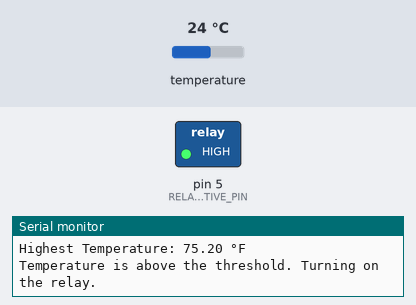
Simulated run of this sketch. Board: Arduino Uno, built with avr-gcc and run on an emulated ATmega328P. On the bench: switched loads named in the sketch (green lamp = pin HIGH), the last lines printed to the serial monitor. The inputs (shaded band) are chosen by the test bench; at power-on: temperature 24 °C.

Above: at 1.8 s.
1.9 s: temperature set to 22 °C
3.4 s: temperature set to 20.6 °C
At 5.2 s:
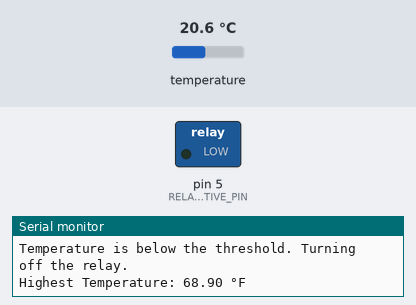
5.6 s: temperature set to 28 °C
At 6.8 s:
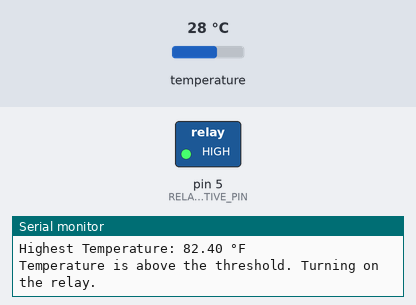
7.7 s: temperature set to 12 °C
At 9.6 s:
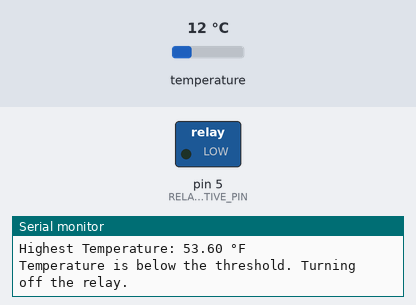
Timing chart, 0 to 10.7 s (numbered marks = the images above; inputs shaded):
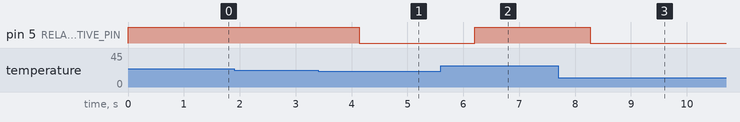

The sketch:

sarajordanmay3.ino
```cpp
#include <Wire.h>
#include <Adafruit_AMG88xx.h>

#define RELAY_POSITIVE_PIN 5  // Positive pin of the relay

Adafruit_AMG88xx amg;

const float TEMPERATURE_THRESHOLD = 70;  // Temperature threshold to trigger relay (in °F)

void setup() {
  Serial.begin(9600);

  // Initialize the AMG8833 sensor
  bool status = amg.begin();
  if (!status) {
    Serial.println("Could not find a valid AMG88xx sensor, check wiring!");
    while (1);
  }

  pinMode(RELAY_POSITIVE_PIN, OUTPUT);
}

void loop() {
  // Read the temperature data from the sensor
  float pixels[AMG88xx_PIXEL_ARRAY_SIZE];
  amg.readPixels(pixels);

  // Find the highest temperature
  float highestTemp = -273.15;  // Initialize to absolute zero
  for (int i = 0; i < AMG88xx_PIXEL_ARRAY_SIZE; i++) {
    if (pixels[i] > highestTemp) {
      highestTemp = pixels[i];
      highestTemp = highestTemp*(9.0/5.0)+32;
    }
  }

  // Print the highest temperature
  Serial.print("Highest Temperature: ");
  Serial.print(highestTemp);
  Serial.println(" °F");

  // Check if the highest temperature exceeds the threshold
  if (highestTemp > TEMPERATURE_THRESHOLD) {
    // Turn on the relay by setting the positive pin to LOW
    digitalWrite(RELAY_POSITIVE_PIN, HIGH);
    Serial.println("Temperature is above the threshold. Turning on the relay.");
  } else {
    // Turn off the relay by setting the positive pin to HIGH
    digitalWrite(RELAY_POSITIVE_PIN, LOW);
    Serial.println("Temperature is below the threshold. Turning off the relay.");
  }

  delay(1000); // Wait for a short time before taking the next reading
}
```

Measured:
- the behaviour switches between 21.2 and 21.1 °C on temperature (found by bisection; images 0 and 1)
- after the input at 3.4 s, pin 5 (RELAY_POSITIVE_PIN): HIGH → LOW after 0.74 s
- after the input at 5.6 s, pin 5 (RELAY_POSITIVE_PIN): LOW → HIGH after 0.60 s
- after the input at 7.7 s, pin 5 (RELAY_POSITIVE_PIN): HIGH → LOW after 0.57 s
